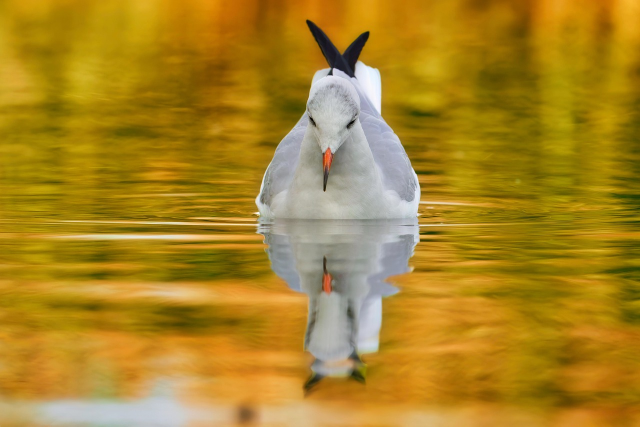
#> input picture DAY 05/sample_image.jpg, 1280 x 853 px, found by its file name (shown at 1/2 size)
$ jupyter execute 'DAY 10.ipynb'
#> lines starting #> are read from the running program, lines starting #| are printed output that depends on the picture
[cell 1]
import numpy as np
import matplotlib.pyplot as plt
import cv2

[cell 2]
img = cv2.imread("sample_image.jpg", cv2.IMREAD_GRAYSCALE)
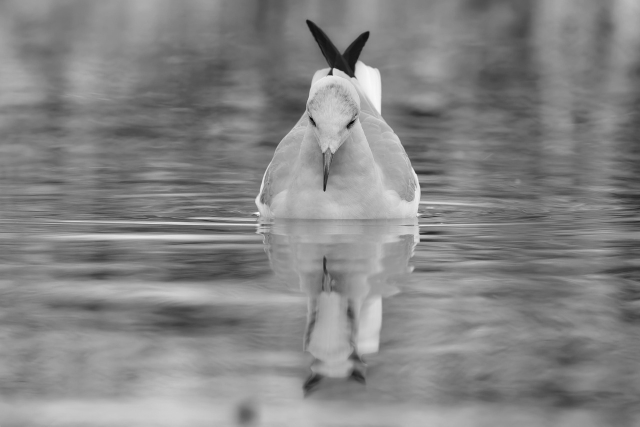
#> img: shape (853, 1280) (shown at 1/2 size); min 0, max 255, mean 132.9

[cell 3]
plt.imshow(img, cmap="gray")
plt.axis("off")
plt.show()

[cell 4]
demo_kernel = np.array([[1, 2, 1],
               [2, 4, 2],
               [1, 2, 1]], dtype=np.float32) / 16.0

[cell 5]
test_row, test_col = 150, 150

[cell 6]
# correlation at this one pixel: multiply the kernel directly over the image patch (no flipping) and sum.
patch = img[test_row - 1: test_row + 2, test_col - 1: test_col + 2]
#> patch = [[165, 166, 168], [164, 166, 167], [163, 165, 166]]
correlation_at_pixel = np.sum(patch * demo_kernel)
#> correlation_at_pixel = 165.6

[cell 7]
# convolution at this one pixel: flip thekernel 180 degrees first, then multiply and sum.
flipped_kernel = np.flip(demo_kernel)
convolution_at_pixel = np.sum(patch * flipped_kernel)
#> convolution_at_pixel = 165.6

[cell 8]
print(f"at pixel ({test_row}, {test_col}):")
#print("manual correlation result:", corre

[cell 9]
# use a non sysmmetric kernel to show correlation and convolution differ

[cell 10]
asymmetric_kernel = np.sum([[1, 2, 3],
                            [0, 0, 0],
                            [-1, -2, -3]], dtype=np.float32)

[cell 11]
correlation_asym = np.sum(patch * asymmetric_kernel)
#> correlation_asym = 0
convolution_asym = np.sum(patch * np.flip(asymmetric_kernel))
#> convolution_asym = 0

[cell 12]
print("\nwith a non-symmetric kernel:")
print("correlation result:", correlation_asym)
#| correlation result: 0.0
print("convolution result:", convolution_asym)
#| convolution result: 0.0
print("(These differ because convolution flips the kernel first.)")

[cell 13]
# apply the kernel across who9 whole image using opencv s built in cv2.filter2D function.
# cv2.filter2D performs correlation (it does not flip the kernel for us)
correlated_full_cv2 = cv2.filter2D(img, -1, demo_kernel)

[cell 14]
flipped_demo_kernel = np.flip(demo_kernel)
convolved_full_cv2 = cv2.filter2D(img, -1, flipped_demo_kernel)

[cell 15]
plt.figure(figsize=(12, 5))
plt.subplot(1, 2, 1)
plt.imshow(correlated_full_cv2, cmap="gray")
plt.title("full image correlation (cv2.filter2D, kernel as-is)")
plt.axis("off")

[cell 16]
# effect of kernel size on smoothing stength
kernel_3 = np.ones((3, 3), dtype=np.float32) / 9
kernel_7 = np.ones((7, 7), dtype=np.float32) / 49
kernel_15 = np.ones((15, 15), dtype=np.float32) / 225

[cell 17]
result_3 = cv2.filter2D(img, -1, kernel_3)
result_7 = cv2.filter2D(img, -1, kernel_7)
reslt_15 = cv2.filter2D(img, -1, kernel_15)
